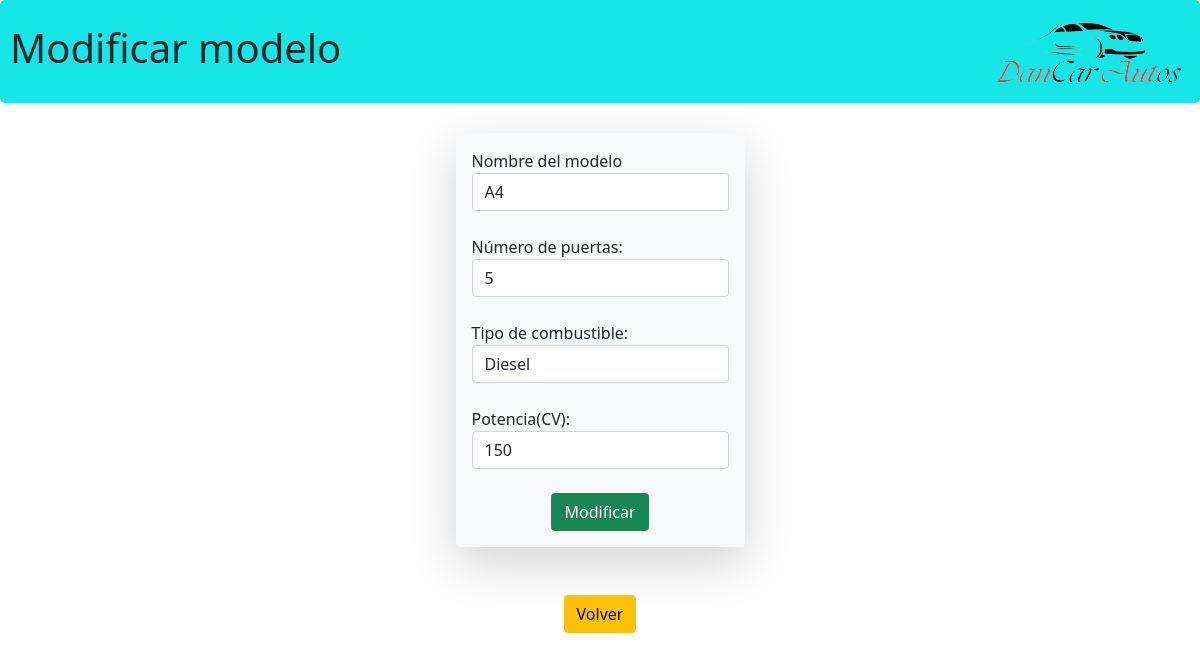
/modificar-modelo2.php?id=1, run on the app's committed database.
### tables this page shows
CREATE TABLE `modelo` (
  `ID_modelo` int(11) NOT NULL,
  `ID_marca` int(11) NOT NULL,
  `nombre_modelo` varchar(100) NOT NULL,
  `num_puertas` varchar(100) NOT NULL,
  `combustible` varchar(50) NOT NULL,
  `cv` varchar(100) NOT NULL
);

### modificar-modelo2.php (the view, shortened to what this page needs)
<!DOCTYPE html>
<html lang="en">
<head>
    <link href="https://cdn.jsdelivr.net/npm/bootstrap@5.1.3/dist/css/bootstrap.min.css" rel="stylesheet">
    <link rel="stylesheet" href="css/estilos.css">
</head>
<body>
    <header>
        <h1>Modificar modelo</h1>
        <img src="img/logo2.png" class="logo">
    </header>
    <?php
    require "conexion.php";
    if(isset($_GET['id'])){
        $idmod=$_GET['id'];
        $sql="SELECT * FROM modelo WHERE ID_modelo='$idmod'";
        $resultado=$mysqli->query($sql);
        while($fila = $resultado->fetch_assoc()){
            $nmodelo=$fila["nombre_modelo"];
            $npuertas=$fila["num_puertas"];
            $comb=$fila["combustible"];
            $cv=$fila["cv"];
        }
        ?>
        <div class="container">
            <form action="modificar-modelo2.php" method="post" class="shadow-lg p-3 mb-5 bg-light rounded">
                <div>
                    <label for="nmodelo">Nombre del modelo </label>
                    <input type="text" name="modelo_mod" id="modelo_mod" class="form-control" value="<?php echo $nmodelo;?>">
                </div>
                <br>
                <div>
                    <label for="npuertas">Número de puertas: </label>
                    <input type="number" name="puertas_mod" id="puertas_mod" class="form-control" value="<?php echo $npuertas;?>">
                </div>
                <br>
                <div>
                    <label for="comb">Tipo de combustible: </label>
                    <input type="text" name="comb_mod" id="comb_mod" class="form-control" value="<?php echo $comb;?>">
                </div>
                <br>
                <div>
                    <label for="cv">Potencia(CV): </label>
                    <input type="text" name="cv_mod" id="cv_mod" class="form-control" value="<?php echo $cv;?>">
                </div>
                <br>
                <div class="d-flex justify-content-center">
                    <input type="submit" value="Modificar" class="btn btn-success">
                </div>
            </form>
            <p><a href="modificar-modelo.php" class="btn btn-warning">Volver</a></p>
        </div>
        <?php
    }
    ?>
</body>
</html>

### css/estilos.css (style rules this page uses)
body { font-family:'Segoe UI', Tahoma, Geneva, Verdana, sans-serif; background-image: url('../img/fondo.jpg'); background-size: cover; max-width:100%; }
header { background-color:rgb(23, 230, 230); display: flex; justify-content: space-between; padding: 10px; flex-direction: row; align-items: center; border-radius: 5px; }
.logo { max-width:200px; }
.container { display: flex; flex-direction: column; justify-content: center; align-items: center; margin-top: 30px; }

### data on the page
modelo: modelo_mod "A4", puertas_mod "5", comb_mod "Diesel", cv_mod "150"
